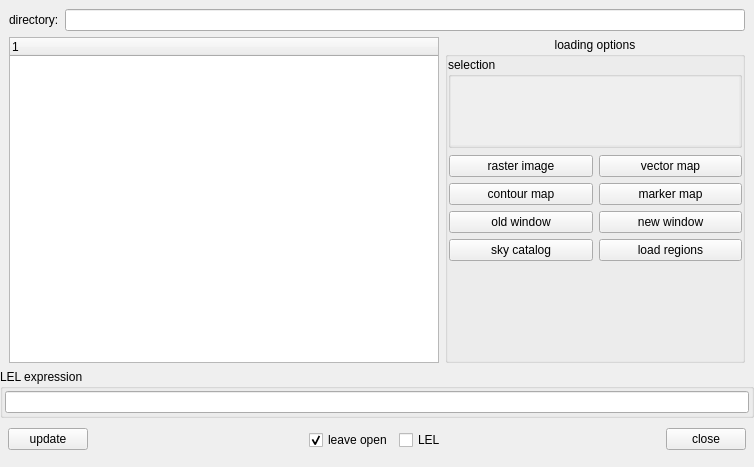
<?xml version="1.0" encoding="UTF-8"?>
<ui version="4.0">
 <author>Honglin Ye, National Radio Astronomy Observatory</author>
 <class>QtDataManager</class>
 <widget class="QWidget" name="QtDataManager">
  <property name="geometry">
   <rect>
    <x>0</x>
    <y>0</y>
    <width>754</width>
    <height>467</height>
   </rect>
  </property>
  <property name="maximumSize">
   <size>
    <width>99999</width>
    <height>99999</height>
   </size>
  </property>
  <property name="windowTitle">
   <string>Load Data -- Viewer</string>
  </property>
  <layout class="QVBoxLayout">
   <property name="margin">
    <number>0</number>
   </property>
   <item>
    <widget class="QFrame" name="topFrame_">
     <property name="frameShape">
      <enum>QFrame::NoFrame</enum>
     </property>
     <property name="frameShadow">
      <enum>QFrame::Raised</enum>
     </property>
     <layout class="QHBoxLayout">
      <property name="bottomMargin">
       <number>0</number>
      </property>
      <item>
       <widget class="QLabel" name="dirLabel_">
        <property name="text">
         <string>directory:</string>
        </property>
       </widget>
      </item>
      <item>
       <widget class="QLineEdit" name="dirLineEdit_"/>
      </item>
     </layout>
    </widget>
   </item>
   <item>
    <widget class="QFrame" name="midFrame_">
     <property name="sizePolicy">
      <sizepolicy hsizetype="Expanding" vsizetype="Expanding">
       <horstretch>0</horstretch>
       <verstretch>2</verstretch>
      </sizepolicy>
     </property>
     <property name="frameShape">
      <enum>QFrame::NoFrame</enum>
     </property>
     <property name="frameShadow">
      <enum>QFrame::Raised</enum>
     </property>
     <layout class="QHBoxLayout">
      <property name="topMargin">
       <number>0</number>
      </property>
      <property name="bottomMargin">
       <number>0</number>
      </property>
      <item>
       <widget class="QTreeWidget" name="treeWidget_">
        <property name="minimumSize">
         <size>
          <width>260</width>
          <height>140</height>
         </size>
        </property>
        <property name="indentation">
         <number>16</number>
        </property>
        <column>
         <property name="text">
          <string>1</string>
         </property>
        </column>
       </widget>
      </item>
      <item>
       <widget class="QGroupBox" name="displayGroupBox_">
        <property name="sizePolicy">
         <sizepolicy hsizetype="Fixed" vsizetype="Expanding">
          <horstretch>0</horstretch>
          <verstretch>0</verstretch>
         </sizepolicy>
        </property>
        <property name="minimumSize">
         <size>
          <width>300</width>
          <height>165</height>
         </size>
        </property>
        <property name="title">
         <string>loading options</string>
        </property>
        <property name="alignment">
         <set>Qt::AlignHCenter</set>
        </property>
        <layout class="QVBoxLayout">
         <property name="margin">
          <number>0</number>
         </property>
         <item>
          <widget class="QGroupBox" name="ms_selection_box">
           <property name="title">
            <string>selection</string>
           </property>
           <layout class="QVBoxLayout" name="verticalLayout_3">
            <property name="margin">
             <number>0</number>
            </property>
            <item>
             <widget class="QScrollArea" name="ms_selection_scrollbox">
              <property name="sizePolicy">
               <sizepolicy hsizetype="Expanding" vsizetype="Maximum">
                <horstretch>0</horstretch>
                <verstretch>0</verstretch>
               </sizepolicy>
              </property>
              <property name="frameShape">
               <enum>QFrame::NoFrame</enum>
              </property>
              <property name="frameShadow">
               <enum>QFrame::Plain</enum>
              </property>
              <property name="lineWidth">
               <number>0</number>
              </property>
              <property name="widgetResizable">
               <bool>true</bool>
              </property>
              <widget class="QWidget" name="ms_selection_scroll_widget">
               <property name="geometry">
                <rect>
                 <x>0</x>
                 <y>0</y>
                 <width>288</width>
                 <height>76</height>
                </rect>
               </property>
              </widget>
             </widget>
            </item>
           </layout>
          </widget>
         </item>
         <item>
          <layout class="QHBoxLayout" name="horizontalLayout">
           <property name="leftMargin">
            <number>1</number>
           </property>
           <property name="topMargin">
            <number>1</number>
           </property>
           <item>
            <layout class="QVBoxLayout" name="verticalLayout_2">
             <item>
              <widget class="QPushButton" name="rasterButton_">
               <property name="text">
                <string>raster image</string>
               </property>
              </widget>
             </item>
             <item>
              <widget class="QPushButton" name="contourButton_">
               <property name="text">
                <string>contour map</string>
               </property>
              </widget>
             </item>
             <item>
              <widget class="QPushButton" name="oldPanelButton_">
               <property name="text">
                <string>old window</string>
               </property>
              </widget>
             </item>
             <item>
              <widget class="QPushButton" name="catalogButton_">
               <property name="text">
                <string>sky catalog</string>
               </property>
              </widget>
             </item>
            </layout>
           </item>
           <item>
            <layout class="QVBoxLayout" name="verticalLayout">
             <property name="leftMargin">
              <number>0</number>
             </property>
             <item>
              <widget class="QPushButton" name="vectorButton_">
               <property name="text">
                <string>vector map</string>
               </property>
              </widget>
             </item>
             <item>
              <widget class="QPushButton" name="markerButton_">
               <property name="text">
                <string>marker map</string>
               </property>
              </widget>
             </item>
             <item>
              <widget class="QPushButton" name="newPanelButton_">
               <property name="text">
                <string>new window</string>
               </property>
              </widget>
             </item>
             <item>
              <widget class="QPushButton" name="regionButton_">
               <property name="text">
                <string>load regions</string>
               </property>
              </widget>
             </item>
            </layout>
           </item>
          </layout>
         </item>
         <item>
          <spacer name="verticalSpacer">
           <property name="orientation">
            <enum>Qt::Vertical</enum>
           </property>
           <property name="sizeHint" stdset="0">
            <size>
             <width>20</width>
             <height>40</height>
            </size>
           </property>
          </spacer>
         </item>
        </layout>
       </widget>
      </item>
     </layout>
    </widget>
   </item>
   <item>
    <widget class="QGroupBox" name="lelGB_">
     <property name="title">
      <string>LEL expression</string>
     </property>
     <property name="flat">
      <bool>false</bool>
     </property>
     <property name="checkable">
      <bool>false</bool>
     </property>
     <layout class="QVBoxLayout">
      <property name="margin">
       <number>2</number>
      </property>
      <item>
       <widget class="casa::QtLELEdit" name="lelEdit_"/>
      </item>
     </layout>
    </widget>
   </item>
   <item>
    <widget class="QFrame" name="bottomFrame_">
     <property name="frameShape">
      <enum>QFrame::NoFrame</enum>
     </property>
     <property name="frameShadow">
      <enum>QFrame::Raised</enum>
     </property>
     <layout class="QHBoxLayout">
      <property name="leftMargin">
       <number>8</number>
      </property>
      <property name="topMargin">
       <number>0</number>
      </property>
      <property name="rightMargin">
       <number>8</number>
      </property>
      <property name="bottomMargin">
       <number>12</number>
      </property>
      <item>
       <widget class="QPushButton" name="updateButton_">
        <property name="text">
         <string>update</string>
        </property>
       </widget>
      </item>
      <item>
       <spacer>
        <property name="orientation">
         <enum>Qt::Horizontal</enum>
        </property>
        <property name="sizeHint" stdset="0">
         <size>
          <width>16</width>
          <height>31</height>
         </size>
        </property>
       </spacer>
      </item>
      <item>
       <layout class="QHBoxLayout" name="options_layout">
        <property name="leftMargin">
         <number>1</number>
        </property>
        <property name="topMargin">
         <number>1</number>
        </property>
        <item>
         <widget class="QCheckBox" name="leaveOpen_">
          <property name="text">
           <string>leave open</string>
          </property>
          <property name="checked">
           <bool>true</bool>
          </property>
         </widget>
        </item>
        <item>
         <widget class="QCheckBox" name="showLEL_">
          <property name="text">
           <string>LEL</string>
          </property>
         </widget>
        </item>
       </layout>
      </item>
      <item>
       <spacer>
        <property name="orientation">
         <enum>Qt::Horizontal</enum>
        </property>
        <property name="sizeHint" stdset="0">
         <size>
          <width>40</width>
          <height>20</height>
         </size>
        </property>
       </spacer>
      </item>
      <item>
       <widget class="QPushButton" name="cancelButton_">
        <property name="text">
         <string>close</string>
        </property>
       </widget>
      </item>
     </layout>
    </widget>
   </item>
  </layout>
 </widget>
 <customwidgets>
  <customwidget>
   <class>casa::QtLELEdit</class>
   <extends>QLineEdit</extends>
   <header>display/QtViewer/QtLELEdit.qo.h</header>
  </customwidget>
 </customwidgets>
 <tabstops>
  <tabstop>dirLineEdit_</tabstop>
  <tabstop>treeWidget_</tabstop>
 </tabstops>
 <resources/>
 <connections>
  <connection>
   <sender>cancelButton_</sender>
   <signal>clicked()</signal>
   <receiver>QtDataManager</receiver>
   <slot>close()</slot>
   <hints>
    <hint type="sourcelabel">
     <x>370</x>
     <y>286</y>
    </hint>
    <hint type="destinationlabel">
     <x>376</x>
     <y>293</y>
    </hint>
   </hints>
  </connection>
  <connection>
   <sender>updateButton_</sender>
   <signal>clicked()</signal>
   <receiver>treeWidget_</receiver>
   <slot>reset()</slot>
   <hints>
    <hint type="sourcelabel">
     <x>186</x>
     <y>286</y>
    </hint>
    <hint type="destinationlabel">
     <x>133</x>
     <y>144</y>
    </hint>
   </hints>
  </connection>
  <connection>
   <sender>dirLineEdit_</sender>
   <signal>returnPressed()</signal>
   <receiver>treeWidget_</receiver>
   <slot>reset()</slot>
   <hints>
    <hint type="sourcelabel">
     <x>203</x>
     <y>24</y>
    </hint>
    <hint type="destinationlabel">
     <x>204</x>
     <y>65</y>
    </hint>
   </hints>
  </connection>
 </connections>
</ui>
